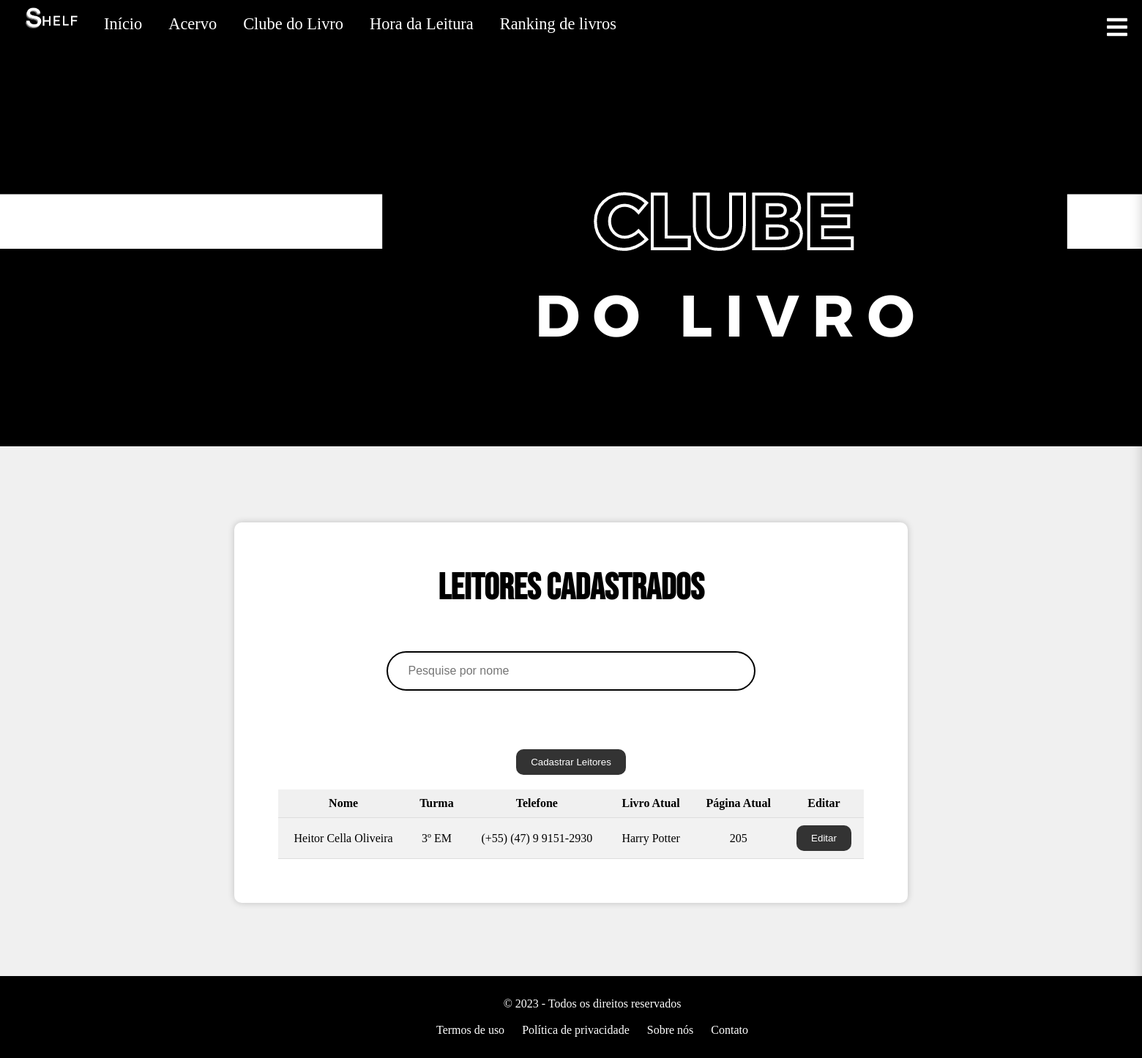
Page /clubeLivro.php (signed in) on the earlier database version.
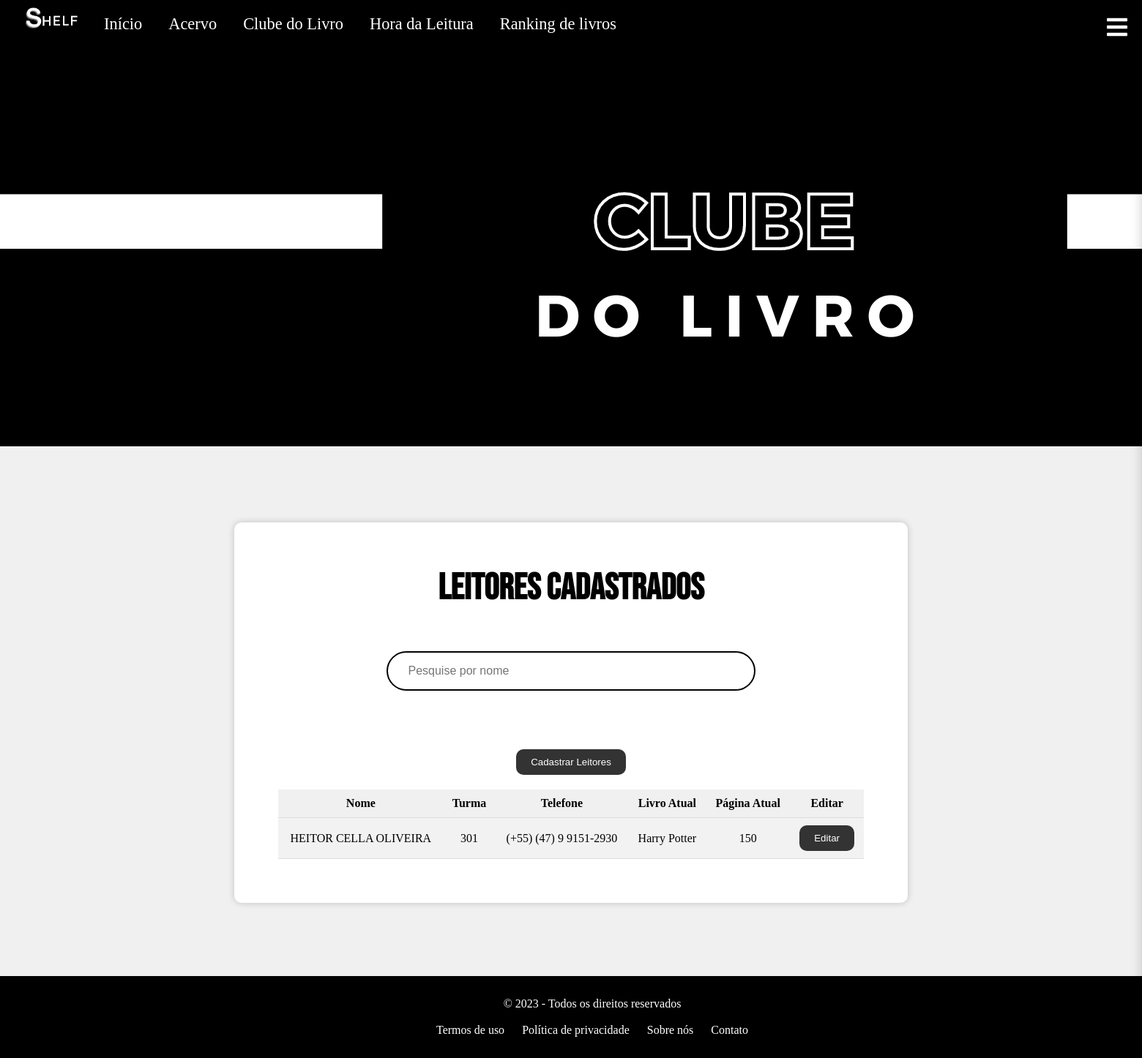
Same page on the later database version.
### tables this page shows
CREATE TABLE `clubelivro` (
  `id` int(11) NOT NULL,
  `nome` varchar(140) NOT NULL,
  `turma` varchar(140) NOT NULL,
  `nomeLivro` varchar(140) NOT NULL,
  `atualPag` varchar(140) NOT NULL,
  `telefone` varchar(100) NOT NULL
);

### clubeLivro.php (the view, shortened to what this page needs)
<?php
   $hostname = '127.0.0.1';
   $user = 'root';
   $password = 'root';
   $database = 'biblioteca';
   $conexao = new mysqli($hostname, $user, $password, $database);
   ?>
<!DOCTYPE html>
<html lang="en">
<head>
    <link rel="stylesheet" href="https://cdnjs.cloudflare.com/ajax/libs/font-awesome/5.15.3/css/all.min.css">
</head>
<body style="background-color:#f0f0f0; overflow-x:hidden;">
<nav class="navbar">
        <img src="Imagens/logo.png"class="logoo" >
        <a href="index.php">Início</a>
        <a href="catalogo.php">Acervo</a>
        <a href="clubeLivro.php">Clube do Livro</a>
        <a href="horaLeitura.php">Hora da Leitura</a>
        <a href="rankingLivros.php">Ranking de livros</a>
        <div class="icon-menu white" id="icon-menu">
            <i class="fas fa-bars fa-2xl"></i>
        </div>
    </nav>
<img src="Imagens/clube.png" alt="Clube Logo">
<div class="center-container">
        <div class="white-background">
        <h1 style="font-family: 'Bebas Neue', sans-serif; justify-content:center; align-items:center; font-size:50px;">Leitores Cadastrados</h1>
<br><br>
<?php
    $mostrarleitores = 'SELECT * FROM `clubelivro`';
    $resultado = $conexao->query($mostrarleitores);
    echo '<div class="custom-search-box">';
    echo '<input type="text" id="pesquisa" class="custom-search-txt" onkeyup="showHint(this.value)" placeholder="Pesquise por nome">';
    echo '</div>';
    echo "<form method='post' action='clubeCadastrar.php'>
    <input type='submit' value='Cadastrar Leitores' class='submit' style='margin-top: 60px;'>
  </form>";
    echo '<table>';
    echo '<tr><th>Nome</th><th>Turma</th><th>Telefone</th><th>Livro Atual</th><th>Página Atual</th><th>Editar</th></tr>';
    while ($row = mysqli_fetch_array($resultado)) {
        echo "<tr>";
        echo "<td>" . $row['nome'] . "</td>";
        echo "<td>" . $row['turma'] . "</td>";
        echo "<td>(+55) " . $row['telefone'] . "</td>";
        echo "<td>" . $row['nomeLivro'] . "</td>";
        echo "<td>" . $row['atualPag'] . "</td>";
        echo "<td><form method='post' action='clubeAtualizar.php'>
            <input type='hidden' value='" . $row['id'] . "' id='id' name='id'>
            <input type='submit' class='submit' value='Editar'>
            </form></td>";
        echo "</tr>";
    }
    echo '</table>';
    ?>
</div>
                    </div>
                 <footer>
                    <p>&copy; 2023 - Todos os direitos reservados</p>
                    <br>
                    <nav>
                        <ul>
                            <li><a href="#">Termos de uso</a></li>
                            <li><a href="#">Política de privacidade</a></li>
                            <li><a href="#">Sobre nós</a></li>
                            <li><a href="#">Contato</a></li>
                        </ul>
                    </nav>
                </footer>
            </body>
            </html>

### clubeLivro.php (style rules this page uses)
* { margin: 0; padding: 0; text-decoration: none; text-transform: none; }
.navbar { text-align: center; background-color: rgb(0, 0, 0); height: 70px; overflow-x: hidden; }
.navbar a { justify-content: center; align-items: center; left: -18rem; position: relative; top: 20px; margin: 0 1rem; font-size: 1.4rem; color: #ffffff; text-decoration: none; }
.navbar .icon-menu { font-size: 2rem; color: #ffffff; cursor: pointer; }
.logoo { left:1%; position: absolute; width:7%; top:-5px; }
.icon-menu { position: fixed; top: 20px; right: 20px; cursor: pointer; color: #fff; font-size: 2rem; z-index: 1001; }
.icon-menu.white { color: #fff; }
.center-container { display: flex; flex-direction: column; align-items: center; justify-content: center; min-height: 100vh; padding: 100px 20px; background-color: #f0f0f0; box-sizing: border-box; min-height: 80vh; width: 100%; }
.white-background { background-color: white; border-radius: 10px; padding: 60px; box-shadow: 0px 0px 10px rgba(0, 0, 0, 0.2); max-width: 800px; width: 100%; margin: 0 auto; margin-top: 0px; display: flex; flex-direction: column; align-items: center; text-align: center; }
.custom-search-box { display: flex; align-items: center; justify-content: center; width: 500px; margin: 20px auto; border: 2px solid black; border-radius: 40px; background-color: white; overflow: hidden; position: relative; }
table { width: 100%; border-collapse: collapse; margin-top: 20px; font-size: 16px; }
th, td { padding: 10px; text-align: center; border-bottom: 1px solid #ddd; }
th { background-color: #f0f0f0; }
tr:nth-child(even) { background-color: #f2f2f2; }
input[type="submit"] { padding: 10px 20px; border: none; border-radius: 10px; background-color: #333; color: #fff; cursor: pointer; transition: background-color 0.3s; }
.custom-search-txt { border: none; background: none; outline: none; padding: 5px; color: black; font-size: 16px; line-height: 40px; background-color: #fff; width: 70%; padding-right: 100px; }
ul { list-style: none; padding: 0; margin: 0; }
li { display: inline-block; margin: 0 10px; }
a { color: #fff; text-decoration: none; }
footer { background-color: #000000; color: #fff; padding: 29px; text-align: center; width: 100%; position: relative; bottom: 0; overflow-x: hidden; }

Differences in the rows shown:
removed clubelivro: nome "Heitor Cella Oliveira", turma "3º EM", telefone "(47) 9 9151-2930", nomeLivro "Harry Potter", atualPag "205"
added clubelivro: nome "HEITOR CELLA OLIVEIRA", turma "301", telefone "(47) 9 9151-2930", nomeLivro "Harry Potter", atualPag "150"
